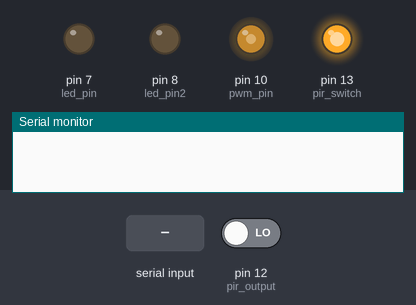
The sketch below on a simulated Arduino Uno, built with avr-gcc and run on an emulated ATmega328P. Shown: output pins drawn as LEDs (lit = HIGH), the last lines printed to the serial monitor. The test bench sets the inputs (shaded band); at power-on: pin 12 (pir_output) LOW. The local clock reads 2024-03-15 10:24:30 at power-on unless the sketch sets it.

Above: at 1.2 s.
1.3 s: "TO" received over the second serial link
2.8 s: "TOO" received over the second serial link
4.3 s: pin 12 (pir_output) driven HIGH
At 5.0 s:
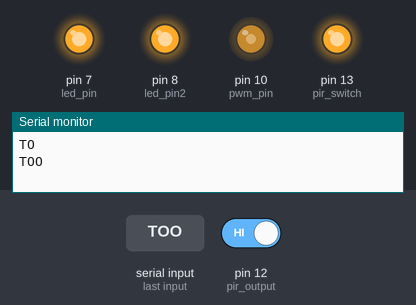
5.8 s: "PIROFF" received over the second serial link
At 6.8 s:
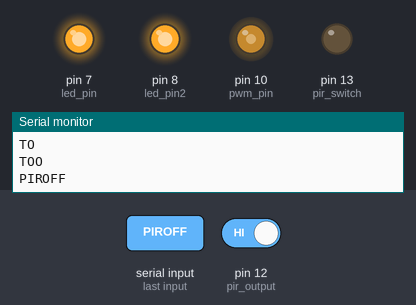
7.3 s: "TF" received over the second serial link
At 8.5 s:
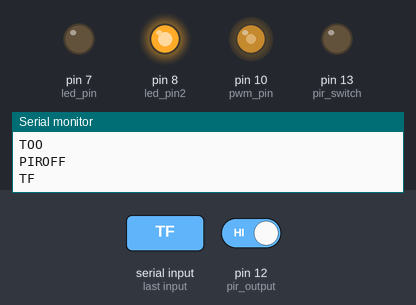
8.8 s: "TFF" received over the second serial link
At 10.0 s:
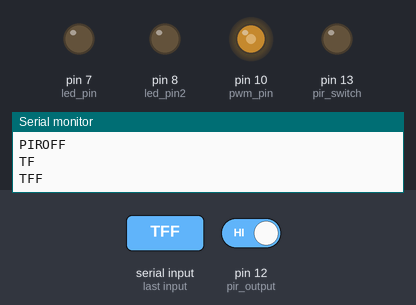
Timing chart, 0 to 11.3 s (numbered marks = the images above; inputs shaded):
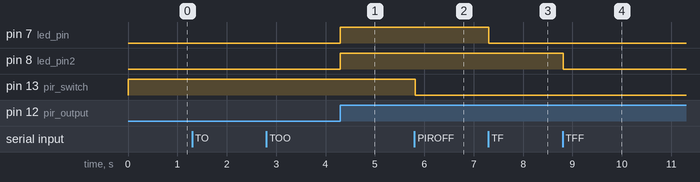

Measured:
- after the input at 4.3 s, pin 7 (led_pin), pin 8 (led_pin2): LOW → HIGH at once
- after the input at 5.8 s, pin 13 (pir_switch): HIGH → LOW at once
- after the input at 7.3 s, pin 7 (led_pin): HIGH → LOW at once
- after the input at 8.8 s, pin 8 (led_pin2): HIGH → LOW at once

The sketch:

bluetooth_led2.ino
```cpp
#include <SoftwareSerial.h>
#include "RTClib.h"
#include <Wire.h>
#include <ctype.h>
SoftwareSerial mySerial(4, 2); // RX, TX

String command = ""; // Stores response of the HC-06 Bluetooth device

int led_pin = 7;
int led_pin2 = 8;
int pir_switch = 13;
int pir_output = 12;
int pir_val = 0;
int pwm_pin = 10;

String readCharacters = "";
int storeTime = 0;
int minutes = 0;
int hours = 0;
bool timeTrigger = true;
bool isFirst = true;
float newValue;

RTC_DS1307 rtc;


void setup() {
  // Open serial communications:
  Serial.begin(19200);

  // The HC-06 defaults to 9600 according to the datasheet.
  mySerial.begin(9600);

  Wire.begin();
  rtc.begin();
  if (!rtc.isrunning()) {
    Serial.println("RTC is NOT running!");
    // following line sets the RTC to the date & time this sketch was compiled
    rtc.adjust(DateTime(__DATE__, __TIME__));
  }
  pinMode(led_pin, OUTPUT);
  pinMode(led_pin2, OUTPUT);
  pinMode(pir_switch, OUTPUT);
  digitalWrite(led_pin, HIGH);
  digitalWrite(led_pin2, HIGH);
  digitalWrite(pir_switch, HIGH);
  analogWrite(pwm_pin, 127.5);
//  for (int i = 0; i <= 255; i += 5){
//    analogWrite(pwm_pin, i);
//    delay(30);
//  }

}

void loop() {

  DateTime current = rtc.now();
//  Serial.print(current.year(), DEC);
//  Serial.print('/');
//  Serial.print(current.month(), DEC);
//  Serial.print('/');
//  Serial.print(current.day(), DEC);
//  Serial.print(' ');
//  Serial.print(current.hour(), DEC);
//  Serial.print(':');
//  Serial.print(current.minute(), DEC);
//  Serial.print(':');
//  Serial.println(current.second(), DEC);
//  Serial.print("minute is ");
//  Serial.println(minutes);
//  Serial.print("hour is ");
//  Serial.println(hours);

  // Read device output if available.
  if (mySerial.available()) {
    while(mySerial.available()) { // While there is more to be read, keep reading.
      delay(3);
      command = (char)mySerial.read();
      readCharacters += command;
    }
  }

  // Read PIR values
  pir_val = digitalRead(pir_output);

  if (digitalRead(pir_switch)){
    if (pir_val == HIGH){
      digitalWrite(led_pin, HIGH);
      digitalWrite(led_pin2, HIGH);
    }else {
      digitalWrite(led_pin, LOW);
      digitalWrite(led_pin2, LOW);
    }
  }

  // Read user input if available.
  if (readCharacters.length() > 0){
    Serial.println(readCharacters);
    if (readCharacters == "TO"){
      digitalWrite(led_pin, HIGH);
    }
    if (readCharacters == "TF"){
      digitalWrite(led_pin, LOW);
    }
    if (readCharacters == "TOO"){
      digitalWrite(led_pin2, HIGH);
    }
    if (readCharacters == "TFF"){
      digitalWrite(led_pin2, LOW);
    }
    if (readCharacters == "PIROFF"){
      digitalWrite(pir_switch, LOW);
    }
    if (readCharacters == "PIRON"){
      digitalWrite(pir_switch, HIGH);
    }
    if (isNumeric(readCharacters)){
      Serial.println("YES GOT NUMBER");
      storeTime = readCharacters.toInt();
      if(!(storeTime>=69)){
        if(isFirst){
          minutes = storeTime;
          isFirst = false;
          if(minutes > 59){
            isFirst = true;
          }
          Serial.println("This store in minutes");
        }else{
          hours = storeTime;
          isFirst = true;
          Serial.println("This store in hours");
        }
      timeTrigger = true;
      }else{
        Serial.println("This is from seekbar");

        newValue = ((storeTime-70.00)/(170.00-70.00))*255.00;
        analogWrite(pwm_pin,newValue);
        Serial.print("storeTime:");
        Serial.println(storeTime);
        Serial.println(newValue);
      }
    }
    readCharacters = "";
  }

  // The offset of the RTC is around 29 minutes and 29 secons
  // This if statement is to add the minute and second manually
  // to match with the current time.
  if(minutes <= 30){
    if (timeTrigger && current.minute() == minutes+29 && current.hour() == hours && current.second() == 33){
      digitalWrite(led_pin, LOW);
      digitalWrite(led_pin2, LOW);
      timeTrigger = false;
      storeTime = 0;
      minutes = 0;
      hours = -1;
      isFirst = true;
    }
  }else {
    // During 11pm, it has to override to 0am manually
    if (hours != 23){
      if (timeTrigger && current.minute() == minutes+29-60 && current.hour() == hours + 1 && current.second() == 33){
        digitalWrite(led_pin, LOW);
        digitalWrite(led_pin2, LOW);
        timeTrigger = false;
        storeTime = 0;
        minutes = 0;
        hours = -1;
        isFirst = true;
      }
      // During other hours than 11pm
    }else {
      if (timeTrigger && current.minute() == minutes+29-60 && current.hour() == 0 && current.second() == 33){
        digitalWrite(led_pin, LOW);
        digitalWrite(led_pin2, LOW);
        timeTrigger = false;
        storeTime = 0;
        minutes = 0;
        hours = -1;
        isFirst = true;
      }
    }
  }
}

bool isNumeric(String str){
  for(byte i=0;i<str.length();i++){

    if(isDigit(str.charAt(i))) return true;
  }
  return false;
}
```
